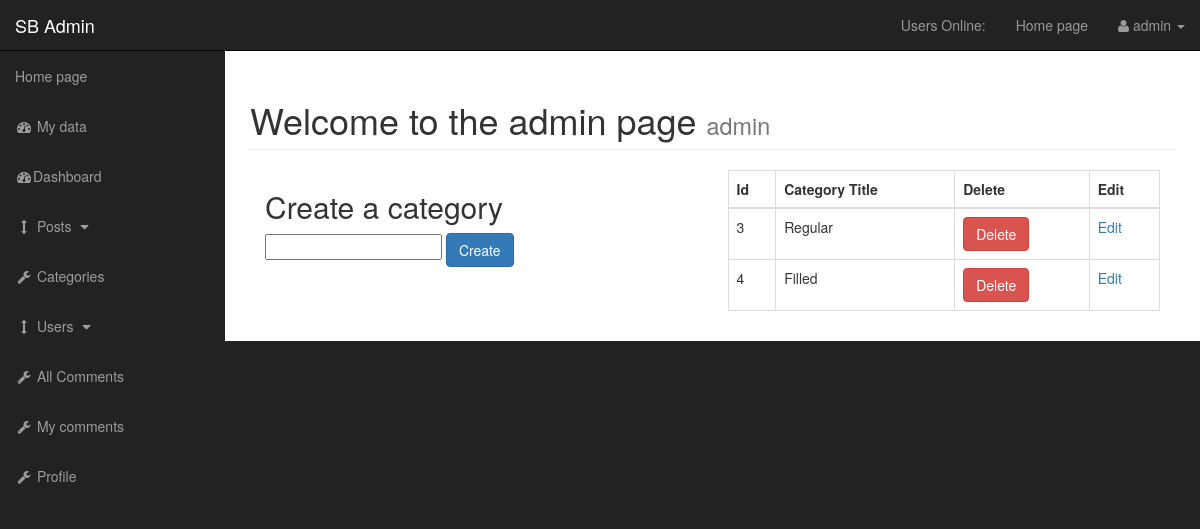
The page /admin/categories.php (signed in) on the database its author committed.
### tables this page shows
CREATE TABLE `tbl_category` (
  `id` int(11) NOT NULL,
  `title` varchar(255) NOT NULL
);

### admin/functions.php (called while the page is built, shortened)
<?php
  function query($query){
    global $conn;
    $result = mysqli_query($conn, $query);
    return $result;
 }
 function getUserName(){
    return isset($_SESSION['username']) ? $_SESSION['username'] : null;
 }
 ?>

### admin/categories.php (the view, shortened to what this page needs)
<?php include "includes/header.php" ?>
<?php include "functions.php" ?>
    <div id="wrapper">
<?php include "includes/nav.php" ?>
<div id="page-wrapper">
    <div class="container-fluid">
    <div class="row">
        <div class="col-lg-12">
            <h1 class="page-header">
                    Welcome to the admin page
                <small><?php echo getUserName(); ?></small>
            </h1>
        </div>
    </div>
    <div class="col-xs-6">
    <form action="categories.php" method="post">
        <h2>Create a category</h2>
        <input type="text" name="cat_title">
        <button class="btn btn-primary" name="submit">Create</button>
    </form>
    </div>
<div class="col-xs-6">
    <table class="table table-bordered table-hover">
        <thead>
            <tr>
                <th>Id</th>
                <th>Category Title</th>
                <th>Delete</th>
                <th>Edit</th>
            </tr>
        </thead>
        <tbody>
            <?php
    $result_c_select = query("SELECT * FROM tbl_category");
    while($row = $result_c_select->fetch_assoc()) {
    $cat_id = $row['id'];
    $cat_title = $row['title'];
    echo "<tr>
    <td>$cat_id</td>
    <td>$cat_title</td>"; ?>
    <form action="" method="post">
        <?php echo "<td><button class='btn btn-danger' name='delete'>Delete</button></td>"; ?>
    </form>
    <?php echo "<td><a href='categories.php?edit=$cat_id'>Edit</a></td>
    </tr>";
    } ?>
                </tbody>
            </table>
        </div>
            </div>
        </div>
    </div>
<?php include "includes/footer.php" ?>

### admin/css/sb-admin.css (style rules this page uses)
body { margin-top: 100px; background-color: #222; }
@media (min-width:768px) { body { margin-top: 50px; } }
#wrapper { padding-left: 0; }
#page-wrapper { width: 100%; padding: 0; background-color: #fff; }
@media (min-width:768px) { #wrapper { padding-left: 225px; } }
@media (min-width:768px) { #page-wrapper { padding: 10px; } }

### rows shown on the page
tbl_category: id "3", title "Regular"
tbl_category: id "4", title "Filled"

### other values the page prints
$_SESSION['username'] "admin"
getUserName() "admin"
